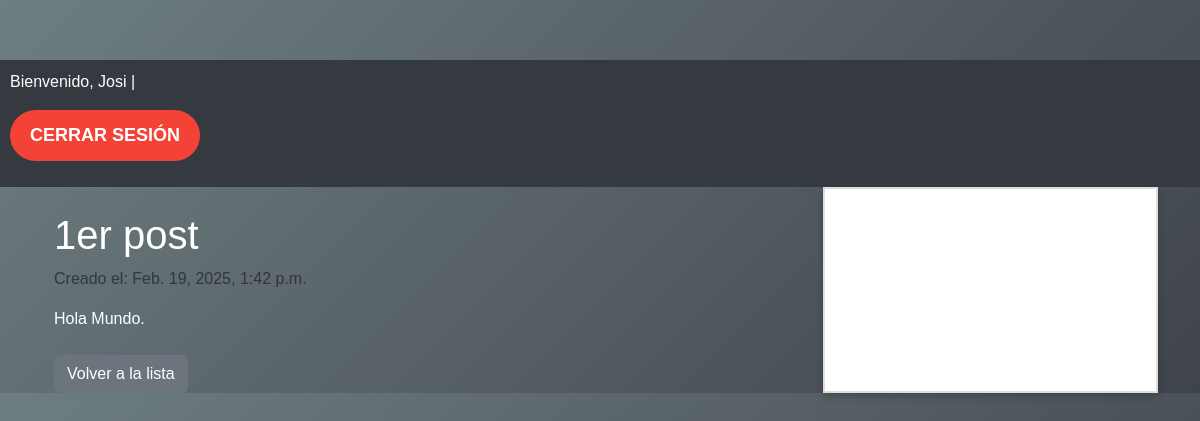
The app's page /post/1/ (signed in) with its own data.
### blog/models.py (models this page shows, shortened)
class Post(models.Model):
    titulo = models.CharField(max_length=200)  # Título del post
    contenido = models.TextField()  # Contenido del post
    fecha_creacion = models.DateTimeField(auto_now_add=True)  # Fecha de creación, se asigna automáticamente

### blog/views.py (the view)
# urls.py: path('post/<int:pk>/', PostDetailView.as_view(), name='post_detail'),
class PostDetailView(LoginRequiredMixin, DetailView):
    model = Post
    template_name = 'blog/post_detail.html'
    context_object_name = 'post'
    login_url = 'login'

### blog/templates/blog/post_detail.html
{% extends "blog/base.html" %}
{% block content %}
<div class="container mt-4">
    <h1>{{ post.titulo }}</h1>
    <p class="text-muted">Creado el: {{ post.fecha_creacion }}</p>
    <div class="mb-4">
        <p>{{ post.contenido }}</p>
    </div>
    <a href="{% url 'post_list' %}" class="btn btn-secondary">Volver a la lista</a>
</div>
{% endblock %}

### blog/templates/blog/base.html (shortened to what this page needs)
<!DOCTYPE html>
<html lang="es">
<head>
    <link href="https://cdn.jsdelivr.net/npm/bootstrap@5.3.0-alpha1/dist/css/bootstrap.min.css" rel="stylesheet">
</head>
<body>
    <header>
        <div>
            {% if user.is_authenticated %}
                <p>Bienvenido, {{ user.username }} |
                    <form id="logout-form" method="post" action="{% url 'logout' %}" style="display: inline;">
                        <button type="submit" class="logout-button">
                            Cerrar sesión
                        </button>
                    </form>
                </p>
            {% else %}
                <a href="{% url 'login' %}" class="text-light">Iniciar sesión</a>
            {% endif %}
        </div>
    </header>
    <div class="container container-main">
        <main class="main-content">
            {% block content %}{% endblock %}
        </main>
        <div id="random-image-container">
        </div>
    </div>
</body>
</html>

### blog/templates/blog/base.html (style rules this page uses)
body { background: linear-gradient(135deg, #6e7e80, #3f434c); color: #fff; font-family: 'Arial', sans-serif; padding-top: 60px; }
#random-image-container { width: 30%; margin-left: auto; margin-right: 0; background-color: white; border: 2px solid #ddd; box-shadow: 0 4px 8px rgba(0, 0, 0, 0.2); padding: 10px; text-align: center; display: flex; flex-direction: column; justify-content: space-between; }
header { background-color: #343a40; color: white; padding: 10px; display: flex; justify-content: space-between; align-items: center; }
.container-main { display: flex; flex-direction: row; justify-content: space-between; gap: 20px; }
.logout-button { background-color: #f44336; color: white; font-size: 18px; font-weight: bold; border: none; padding: 12px 20px; border-radius: 50px; text-transform: uppercase; cursor: pointer; position: relative; animation: pulsate 1.5s ease-in-out infinite; }

### records on screen
Post: titulo "1er post", fecha_creacion "Feb. 19, 2025, 1:42 p.m.", contenido "Hola Mundo."

### other values on screen
{{ user.username }} "Josi"
